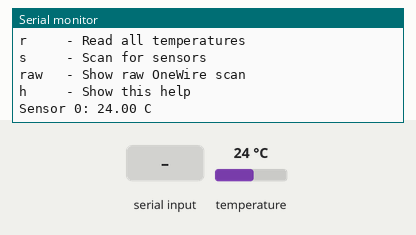
Simulated run of this sketch. Board: ESP32. Parts: the last lines printed to the serial monitor. Inputs (shaded band) come from the test bench; at power-on: temperature 24 °C.

Above: at 2.2 s.
2.3 s: "r\n" received over Serial
At 7.0 s:
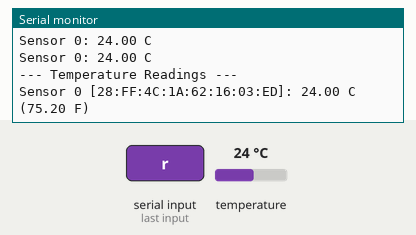
7.5 s: "raw\n" received over Serial
At 9.6 s:
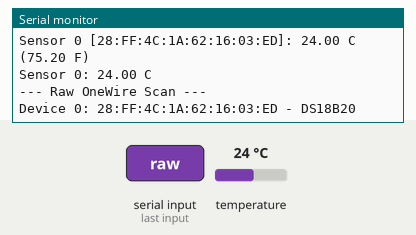
11.2 s: temperature set to 12 °C
At 12.1 s:
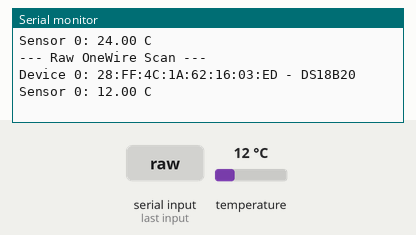
14.9 s: temperature set to 19 °C
At 18.5 s:
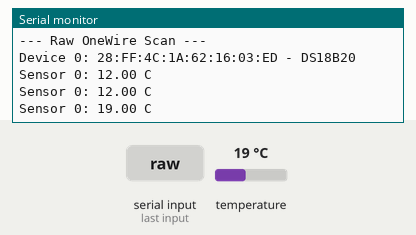
Timing chart, 0 to 19.6 s (numbered marks = the images above; inputs shaded):
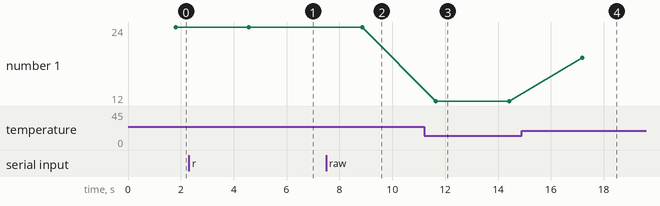

Measured:
- after the input at 2.3 s, the serial monitor: prints a new line after 3.8 s (image 1)
- after the input at 7.5 s, the serial monitor: prints a new line after 1.4 s (image 2)
- after the input at 11.2 s, the serial monitor: prints a new line after 0.45 s (image 3)
- after the input at 14.9 s, the serial monitor: prints a new line after 2.3 s (image 4)
- plotted number 1: 24 → 12 after the input at 11.2 s, 12 → 19 after the input at 14.9 s

The sketch:

Temperature_Test.ino
```cpp
/*
 * Temperature_Test.ino - DS18B20 Sensor Test for Beetech V2
 *
 * Tests DS18B20 OneWire temperature sensors
 * Scans for all connected sensors and displays readings
 *
 * Hardware:
 * - Adafruit ESP32 Feather V2
 * - DS18B20 Temperature Sensor(s)
 *
 * Wiring:
 * - DS18B20 VCC (red)    -> 3.3V
 * - DS18B20 GND (black)  -> GND
 * - DS18B20 DATA (yellow) -> GPIO39 (A3)
 * - 4.7k Ohm Pullup Resistor between DATA and VCC
 *
 * WICHTIG: Der 4.7k Pullup-Widerstand ist ERFORDERLICH!
 */

#include <OneWire.h>
#include <DallasTemperature.h>

// =============================================================================
// Pin Configuration
// =============================================================================
#define DS18B20_PIN    2    // D2 - OneWire Data

// =============================================================================
// Objects
// =============================================================================
OneWire oneWire(DS18B20_PIN);
DallasTemperature sensors(&oneWire);

// Store found device addresses
#define MAX_SENSORS 8
DeviceAddress sensorAddresses[MAX_SENSORS];
int sensorCount = 0;

// =============================================================================
// Setup
// =============================================================================
void setup() {
    Serial.begin(115200);
    delay(1000);

    Serial.println();
    Serial.println("================================");
    Serial.println("  Beetech V2 - Temperature Test");
    Serial.println("================================");
    Serial.println();

    Serial.print("OneWire Pin: GPIO");
    Serial.println(DS18B20_PIN);
    Serial.println();

    // Initialize sensors
    sensors.begin();

    // Scan for sensors
    scanSensors();

    if (sensorCount == 0) {
        Serial.println(">>> NO SENSORS FOUND! <<<");
        Serial.println();
        Serial.println("Troubleshooting:");
        Serial.println("1. Check wiring (VCC, GND, DATA)");
        Serial.println("2. 4.7k pullup resistor between DATA and VCC?");
        Serial.println("3. Correct GPIO pin? (GPIO39 = A3)");
        Serial.println("4. Try different sensor");
        Serial.println();
        Serial.println("Wiring:");
        Serial.println("  DS18B20 VCC (red)    -> 3.3V");
        Serial.println("  DS18B20 GND (black)  -> GND");
        Serial.println("  DS18B20 DATA (yellow) -> GPIO39");
        Serial.println("  4.7k Resistor: DATA <-> VCC");
    }

    Serial.println();
    printHelp();
}

// =============================================================================
// Scan for Sensors
// =============================================================================
void scanSensors() {
    Serial.println("--- Scanning for DS18B20 sensors ---");

    sensorCount = sensors.getDeviceCount();
    Serial.print("Found ");
    Serial.print(sensorCount);
    Serial.println(" sensor(s)");
    Serial.println();

    // Get addresses of all found sensors
    for (int i = 0; i < sensorCount && i < MAX_SENSORS; i++) {
        if (sensors.getAddress(sensorAddresses[i], i)) {
            Serial.print("Sensor ");
            Serial.print(i);
            Serial.print(": ");
            printAddress(sensorAddresses[i]);
            Serial.println();

            // Set resolution (9-12 bits, higher = more precise but slower)
            sensors.setResolution(sensorAddresses[i], 12);
        }
    }
}

// =============================================================================
// Print Device Address
// =============================================================================
void printAddress(DeviceAddress deviceAddress) {
    for (uint8_t i = 0; i < 8; i++) {
        if (deviceAddress[i] < 16) Serial.print("0");
        Serial.print(deviceAddress[i], HEX);
        if (i < 7) Serial.print(":");
    }
}

// =============================================================================
// Print Help
// =============================================================================
void printHelp() {
    Serial.println("--- Commands ---");
    Serial.println("r     - Read all temperatures");
    Serial.println("s     - Scan for sensors");
    Serial.println("raw   - Show raw OneWire scan");
    Serial.println("h     - Show this help");
    Serial.println();
}

// =============================================================================
// Loop
// =============================================================================
void loop() {
    // Continuous temperature display if sensors found
    if (sensorCount > 0) {
        sensors.requestTemperatures();

        for (int i = 0; i < sensorCount && i < MAX_SENSORS; i++) {
            float tempC = sensors.getTempC(sensorAddresses[i]);

            Serial.print("Sensor ");
            Serial.print(i);
            Serial.print(": ");

            if (tempC == DEVICE_DISCONNECTED_C) {
                Serial.println("DISCONNECTED!");
            } else {
                Serial.print(tempC, 2);
                Serial.println(" C");
            }
        }
        Serial.println();
    }

    // Process serial commands
    if (Serial.available()) {
        String cmd = Serial.readStringUntil('\n');
        cmd.trim();
        processCommand(cmd);
    }

    delay(2000);
}

// =============================================================================
// Process Commands
// =============================================================================
void processCommand(String cmd) {
    Serial.println();

    if (cmd == "r") {
        // Read temperatures
        if (sensorCount == 0) {
            Serial.println("No sensors found! Use 's' to scan.");
        } else {
            sensors.requestTemperatures();
            delay(750);  // Wait for conversion (12-bit = 750ms)

            Serial.println("--- Temperature Readings ---");
            for (int i = 0; i < sensorCount && i < MAX_SENSORS; i++) {
                float tempC = sensors.getTempC(sensorAddresses[i]);
                float tempF = sensors.getTempF(sensorAddresses[i]);

                Serial.print("Sensor ");
                Serial.print(i);
                Serial.print(" [");
                printAddress(sensorAddresses[i]);
                Serial.print("]: ");

                if (tempC == DEVICE_DISCONNECTED_C) {
                    Serial.println("DISCONNECTED!");
                } else {
                    Serial.print(tempC, 2);
                    Serial.print(" C  (");
                    Serial.print(tempF, 2);
                    Serial.println(" F)");
                }
            }
        }
    }
    else if (cmd == "s") {
        // Rescan for sensors
        sensors.begin();
        scanSensors();
    }
    else if (cmd == "raw") {
        // Raw OneWire scan
        Serial.println("--- Raw OneWire Scan ---");
        byte addr[8];
        int count = 0;

        oneWire.reset_search();

        while (oneWire.search(addr)) {
            Serial.print("Device ");
            Serial.print(count);
            Serial.print(": ");

            for (int i = 0; i < 8; i++) {
                if (addr[i] < 16) Serial.print("0");
                Serial.print(addr[i], HEX);
                if (i < 7) Serial.print(":");
            }

            // Check CRC
            if (OneWire::crc8(addr, 7) != addr[7]) {
                Serial.print(" (CRC ERROR!)");
            } else {
                // Identify device type
                Serial.print(" - ");
                switch (addr[0]) {
                    case 0x10:
                        Serial.print("DS18S20");
                        break;
                    case 0x28:
                        Serial.print("DS18B20");
                        break;
                    case 0x22:
                        Serial.print("DS1822");
                        break;
                    default:
                        Serial.print("Unknown");
                }
            }

            Serial.println();
            count++;
        }

        if (count == 0) {
            Serial.println("No devices found on OneWire bus!");
        }

        oneWire.reset_search();
    }
    else if (cmd == "h") {
        printHelp();
    }

    Serial.println();
}
```
